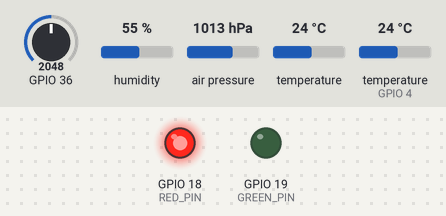
This sketch was run on a simulated ESP32. Shown: output pins drawn as LEDs (lit = HIGH). Inputs (shaded band) come from the test bench; at power-on: GPIO 36 = 2048, humidity 55 %, air pressure 1013 hPa, temperature 24 °C, temperature (sensor on GPIO 4) 24 °C.

Above: at 1.2 s.
1.3 s: GPIO 36 set to 890
2.8 s: GPIO 36 set to 785
At 4.3 s:
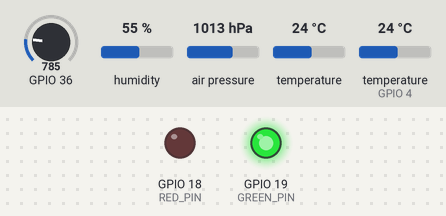
7.5 s: GPIO 36 set to 1228
At 8.8 s:
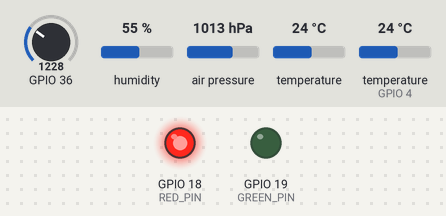
9.1 s: GPIO 36 set to 122
At 9.5 s:
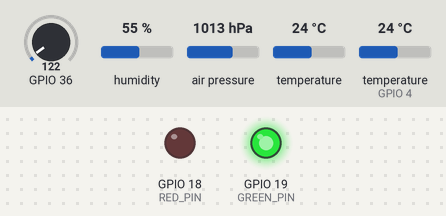
Timing chart, 0 to 11.6 s (numbered marks = the images above; inputs shaded):
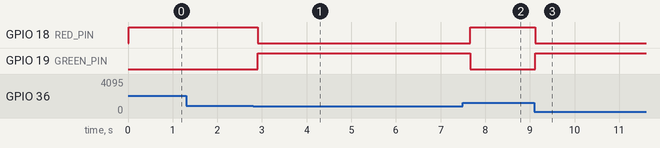

Measured:
- the behaviour switches between 819 and 818 on GPIO 36 (found by bisection; images 0 and 1)
- after the input at 1.3 s, every drawn part: stays the same
- after the input at 2.8 s, GPIO 18 (RED_PIN): HIGH → LOW after 0.11 s; GPIO 19 (GREEN_PIN): LOW → HIGH after 0.11 s
- after the input at 7.5 s, GPIO 18 (RED_PIN): LOW → HIGH after 0.17 s; GPIO 19 (GREEN_PIN): HIGH → LOW after 0.17 s
- after the input at 9.1 s, GPIO 18 (RED_PIN): HIGH → LOW at once; GPIO 19 (GREEN_PIN): LOW → HIGH at once

The sketch:

helmet.ino
```cpp
#include <WiFi.h>
#include <WebServer.h>
#include <DHT.h>
#include <Adafruit_BMP085.h>
#define DHTPIN 4
#define DHTTYPE DHT22
#define RED_PIN 18
#define GREEN_PIN 19

DHT dht(DHTPIN, DHTTYPE);
Adafruit_BMP085 bmp;

const char* ssid = "my_hotspot";
const char* password = "my_password";
const IPAddress local_IP(192, 168, 0, 1);
const IPAddress gateway_IP(192, 168, 0, 1);
const IPAddress subnet_mask(255, 255, 255, 0);
float h = -1;
float t1 = -1;
float t2 = -1;
double p = -1;
double a = -1;
double g = -1;

WebServer server(80);

void handleRoot() {
  server.send(200, "text/plain", "Hello from ESP32!");
  Serial.println("sent root");
}

void handleSensors() {
  server.sendHeader("Access-Control-Allow-Origin", "*");
  server.sendHeader("Access-Control-Allow-Methods", "GET, POST");
  server.sendHeader("Access-Control-Allow-Headers", "Content-Type");
  String json = "{\"humidity_th22\": " + String(h)
                + ", \"temperature_th22\": " + String(t1)
                + ", \"altitude_bmp180\": " + String(a)
                + ", \"pressure_bmp180\": " + String(p)
                + ", \"temperature_bmp180\": " + String(t2)
                + ", \"gas_mq9b\": " + String(g)
                + "}";
  server.send(200, "application/json", json);
  Serial.println("sent sensors");
}

void setup() {
  Serial.begin(115200);
  pinMode(RED_PIN, OUTPUT);
  pinMode(GREEN_PIN, OUTPUT);
  WiFi.softAPConfig(local_IP, gateway_IP, subnet_mask);
  WiFi.softAP(ssid, password);

  server.on("/", handleRoot);
  server.on("/sensors", handleSensors);
  while (1) {
    if (bmp.begin()) break;
    Serial.println("failed");
    delay(2000);
  }
  server.begin();

  dht.begin();
}

void loop() {
  h = dht.readHumidity();
  t1 = dht.readTemperature();
  p = bmp.readPressure() / 100.0F;
  a = bmp.readAltitude(101325);
  t2 = bmp.readTemperature();

  int sensorValue = analogRead(36);
  float voltage = sensorValue * (5 / 4095.0);
  g = voltage / 5 * 100;

  if (g < 20) {
    digitalWrite(GREEN_PIN, HIGH);
    digitalWrite(RED_PIN, LOW);
  } else {
    digitalWrite(GREEN_PIN, LOW);
    digitalWrite(RED_PIN, HIGH);
  }
  // Serial.println("Gas Level: "  + String(sensorValue) + " - Voltage: "  + String(voltage) + " - Percent: "  + String(g));
  // Serial.println("Humidity: " + String(h));
  // Serial.println("Temperature_dht22: " + String(t1));
  // Serial.println("Temperature_bmp180: " + String(t2));
  // Serial.println("Pressure : " + String(p));
  // Serial.println("Altitude : " + String(a));
  server.handleClient();
  delay(200);
}
```
